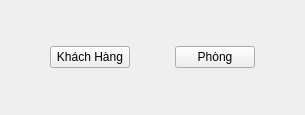
<?xml version="1.0" encoding="UTF-8"?>
<ui version="4.0">
 <class>Form</class>
 <widget class="QWidget" name="Form">
  <property name="geometry">
   <rect>
    <x>0</x>
    <y>0</y>
    <width>305</width>
    <height>115</height>
   </rect>
  </property>
  <property name="windowTitle">
   <string>Form</string>
  </property>
  <layout class="QHBoxLayout" name="horizontalLayout_2">
   <item>
    <layout class="QHBoxLayout" name="horizontalLayout">
     <item>
      <spacer name="horizontalSpacer_2">
       <property name="orientation">
        <enum>Qt::Horizontal</enum>
       </property>
       <property name="sizeHint" stdset="0">
        <size>
         <width>40</width>
         <height>20</height>
        </size>
       </property>
      </spacer>
     </item>
     <item>
      <widget class="QPushButton" name="pushButton">
       <property name="text">
        <string>Khách Hàng</string>
       </property>
      </widget>
     </item>
     <item>
      <spacer name="horizontalSpacer">
       <property name="orientation">
        <enum>Qt::Horizontal</enum>
       </property>
       <property name="sizeHint" stdset="0">
        <size>
         <width>40</width>
         <height>20</height>
        </size>
       </property>
      </spacer>
     </item>
     <item>
      <widget class="QPushButton" name="pushButton_2">
       <property name="text">
        <string>Phòng</string>
       </property>
      </widget>
     </item>
     <item>
      <spacer name="horizontalSpacer_3">
       <property name="orientation">
        <enum>Qt::Horizontal</enum>
       </property>
       <property name="sizeHint" stdset="0">
        <size>
         <width>40</width>
         <height>20</height>
        </size>
       </property>
      </spacer>
     </item>
    </layout>
   </item>
  </layout>
 </widget>
 <resources/>
 <connections/>
</ui>
